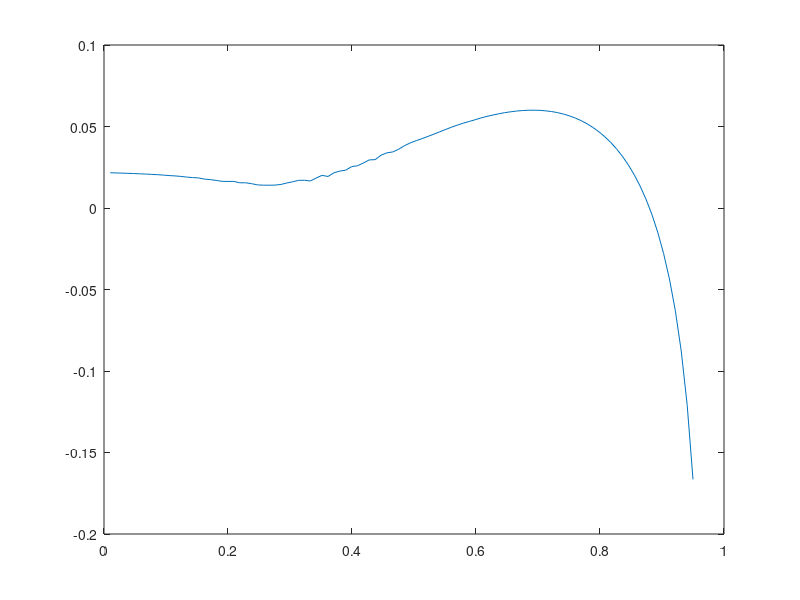

The MATLAB source for this figure:
clear;
clf;

data=[0.01	0.002	0.0216113803299	6.06065616063e-05
0.0194949494949	0.002	0.021505858093	6.06849344998e-05
0.0289898989899	0.002	0.021392114215	6.06506079854e-05
0.0384848484848	0.002	0.0212690294935	6.04688885428e-05
0.0479797979798	0.002	0.0211352154951	6.00894105481e-05
0.0574747474747	0.002	0.0209888942716	5.94339662789e-05
0.0669696969697	0.002	0.0208276761668	5.83677012424e-05
0.0764646464646	0.002	0.0206480717401	5.66122910855e-05
0.0859595959596	0.002	0.020444035833	5.33392651035e-05
0.0954545454545	0.002	0.0201987437243	4.04049698498e-05
0.104949494949	0.002	0.0199015401061	-2.39364684689e-05
0.114444444444	0.002	0.019691341571	-0.000152736272447
0.123939393939	0.002	0.0193840543702	-9.61682087019e-05
0.133434343434	0.002	0.0189753331958	-0.000323431944937
0.142929292929	0.002	0.0186781882321	-0.00028980744402
0.152424242424	0.002	0.018465137697	-0.000759512562476
0.161919191919	0.002	0.0177249365928	-0.00100578639273
0.171414141414	0.002	0.0174200396997	-0.000993259942416
0.180909090909	0.002	0.0169074963681	-0.00161066907858
0.190404040404	0.002	0.0163781283617	-0.0022201688616
0.199898989899	0.002	0.0163024332626	-0.00230321797632
0.209393939394	0.002	0.0163152478759	-0.00261840272004
0.218888888889	0.002	0.0154733361771	-0.00401252941389
0.228383838384	0.002	0.0154641002684	-0.00434057746838
0.237878787879	0.002	0.0149406603364	-0.0057440272763
0.247373737374	0.002	0.0141933900533	-0.00633848568711
0.256868686869	0.002	0.014004328674	-0.00692381794569
0.266363636364	0.002	0.0139831460013	-0.00783153293342
0.275858585859	0.002	0.0140523391246	-0.00902543223477
0.285353535354	0.002	0.0144539614384	-0.0104332923239
0.294848484848	0.002	0.0153514958227	-0.0115790364888
0.304343434343	0.002	0.0160908144156	-0.0122598502855
0.313838383838	0.002	0.0169596535577	-0.0129495711445
0.323333333333	0.002	0.0170304076526	-0.012872082974
0.332828282828	0.002	0.0165775126131	-0.0146410427092
0.342323232323	0.002	0.0184031495624	-0.0165977345334
0.351818181818	0.002	0.0200533976232	-0.0162888872088
0.361313131313	0.002	0.0193329283158	-0.0168184466101
0.370808080808	0.002	0.0215872554397	-0.0189592294376
0.380303030303	0.002	0.0226456587359	-0.0178164549468
0.389797979798	0.002	0.023209771542	-0.0201739075079
0.399292929293	0.002	0.0253668306689	-0.0190245146201
0.408787878788	0.002	0.0259089885286	-0.0210538763795
0.418282828283	0.002	0.0275838743848	-0.0196336148205
0.427777777778	0.002	0.0295099632133	-0.0213692929903
0.437272727273	0.002	0.029667691818	-0.0207156674682
0.446767676768	0.002	0.0323707766697	-0.020211848598
0.456262626263	0.002	0.0338536296995	-0.0212773230778
0.465757575758	0.002	0.0343942503414	-0.020857017746
0.475252525253	0.002	0.0360746688325	-0.0197574020337
0.484747474747	0.002	0.0382400217681	-0.0193233469235
0.494242424242	0.002	0.0399789784738	-0.0192421079732
0.503737373737	0.002	0.041326439441	-0.0189325103195
0.513232323232	0.002	0.0426013157985	-0.0182813633133
0.522727272727	0.002	0.0439439335886	-0.0174127286117
0.532222222222	0.002	0.045349797948	-0.0164210695322
0.541717171717	0.002	0.0467837783174	-0.01533243149
0.551212121212	0.002	0.0482138503262	-0.0141330581482
0.560707070707	0.002	0.0496021375406	-0.0127983862963
0.570202020202	0.002	0.0508960121977	-0.011325825655
0.579696969697	0.002	0.0520534804504	-0.00976345898505
0.589191919192	0.002	0.0531051931331	-0.00819018021377
0.598686868687	0.002	0.0541623819984	-0.0066018912625
0.608181818182	0.002	0.055253521693	-0.004861661754156
0.617676767677	0.002	0.0562270727184	-0.00291712734682
0.627171717172	0.002	0.057029551575	-0.000905938252728
0.636666666667	0.002	0.0577901201963	0.00113789997686
0.646161616162	0.002	0.0584915530801	0.00335437630176
0.655656565657	0.002	0.0590080899239	0.00566964779714
0.665151515152	0.002	0.0594746870967	0.00803990478383
0.674646464646	0.002	0.0597772003301	0.0105865777448
0.684141414141	0.002	0.0599743022299	0.013156427085
0.693636363636	0.002	0.059993859093	0.0159062041502
0.703131313131	0.002	0.0599136120285	0.0187006141022
0.712626262626	0.002	0.0595954636812	0.0216190956484
0.722121212121	0.002	0.059154388114	0.0246736324475
0.731616161616	0.002	0.0585161641213	0.0277743280527
0.741111111111	0.002	0.0576234578656	0.0309985280365
0.750606060606	0.002	0.0565206322842	0.0343581913239
0.760101010101	0.002	0.0551938823104	0.0378103545592
0.769595959596	0.002	0.0535911929238	0.0413459052378
0.779090909091	0.002	0.0516758390968	0.0449813227762
0.788585858586	0.002	0.0494242136422	0.0487257728189
0.798080808081	0.002	0.0468078327945	0.0525783724029
0.807575757576	0.002	0.0437879084747	0.0565357176863
0.817070707071	0.002	0.0403158802639	0.0605956156517
0.826565656566	0.002	0.0363327041227	0.0647574427822
0.836060606061	0.002	0.0317654020493	0.0690209262622
0.845555555556	0.002	0.026522487105	0.0733825717656
0.855050505051	0.002	0.020492919185	0.0778306397661
0.864545454545	0.002	0.0135495865716	0.0823488977724
0.87404040404	0.002	0.0055354222435	0.0869366306686
0.883535353535	0.002	-0.00378806751475	0.0916079674004
0.89303030303	0.002	-0.0147715990565	0.0963319560192
0.902525252525	0.002	-0.0278285392516	0.101035812768
0.91202020202	0.002	-0.0435677199838	0.105717021685
0.921515151515	0.002	-0.0630278211944	0.110277952506
0.93101010101	0.002	-0.0877229494603	0.114511223526
0.940505050505	0.002	-0.120443914643	0.118131419748
0.95	0.002	-0.166527040708	0.120234459356];


plot(data(:,1),data(:,3));